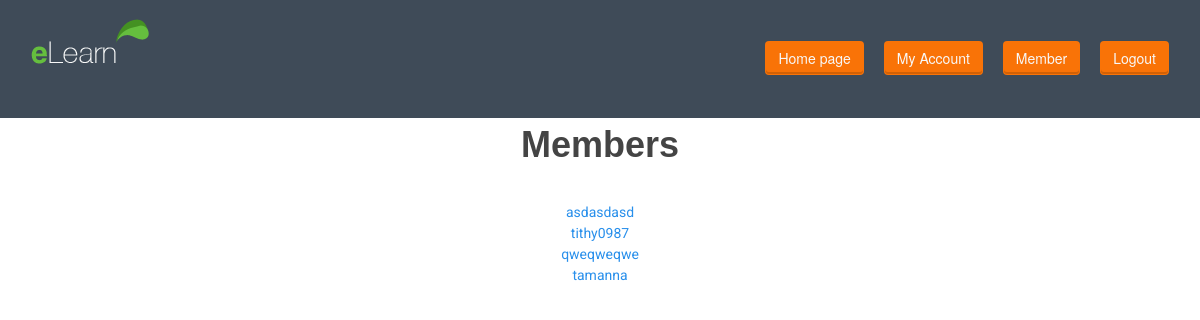
/views/front_end/forum/member.php (signed in), run on the app's committed database.
### tables this page shows
CREATE TABLE `forum_users` (
  `id` int(255) NOT NULL,
  `user` varchar(255) NOT NULL,
  `pass` varchar(255) NOT NULL,
  `email` varchar(255) NOT NULL,
  `replies` int(255) NOT NULL,
  `score` int(255) NOT NULL,
  `topics` int(255) NOT NULL,
  `image` varchar(9999) NOT NULL
);

### views/front_end/forum/member.php (the view, shortened to what this page needs)
<?php
require ('connect.php');
if(@$_SESSION['user']){
?>
    <?php include '../include/header.php' ?>
    <header class="main" style="background-color: #3F4B58;">
        <div class="container">
            <nav class="navbar" role="navigation">
                <div class="navbar-header">
                    <a class="navbar-brand" href="forum.php">
                        <img id="logo"src="../../../resource/front-end/img/logo.png"
                    </a>
                </div>
                <div class="collapse navbar-collapse" color="blue">
                    <div class="navbar-right menu-main" name="logout">
                        <a class="btn btn-theme navbar-btn btn-orange "
                           href="forum.php?action=logout">Logout</a>
                    </div>
                    <div class="navbar-right menu-main" name="logout">
                        <a class="btn btn-theme navbar-btn btn-orange "
                           href="member.php">Member</a>
                    </div>
                    <div class="navbar-right menu-main" name="logout">
                        <a class="btn btn-theme navbar-btn btn-orange "
                           href="account.php">My Account</a>
                    </div>
                    <div class="navbar-right menu-main" name="logout">
                        <a class="btn btn-theme navbar-btn btn-orange "
                           href="forum.php">Home page</a>
                    </div>
                </div>
            </nav>
        </div>
    </header>
    <body>
    <div class="col-md-12">
        <?php
        echo "<center><h1>Members</h1>";
        $check = mysqli_query($link,"SELECT * FROM `forum_users`");
        while($row=mysqli_fetch_assoc($check)){
            $id = $row['id'];
            echo "<a href='profile.php?id=$id'>".$row['user']."</a></br>";
        }
        echo "</center>";
        ?>
    </div>
    </body>
    <?php
    }else {
           echo 'You must be logged in';
    }
    ?>

### resource/front-end/css/style.css (style rules this page uses)
body { background-color:#F4F4F4; color:#565656; font-size:16px; line-height:2; }
a { color:#F97307; text-decoration:none; }
@media (min-width:1200px) { .container { width:970px; } }
.btn { font-family:"Helvetica Neue",Helvetica,Arial,sans-serif !important; font-weight:bold; text-transform:uppercase; border-width:0; transition:all 0.25s ease 0s; }
.btn-theme { padding:16px 38px; box-shadow:0 -4px 0 rgba(0, 0, 0, 0.16) inset; }
.btn-orange { background-color:#F97307; color:#F8F8F8; }
.navbar-btn { padding:6px 20px; border-radius:20px; font-weight:normal; text-transform:none; box-shadow: 0 -2px 0 rgba(0, 0, 0, 0.16) inset }
header.main { padding-top:18px; background-color: rgba(80, 99, 79, 0.22); }
header.main .navbar { margin-bottom:48px; }
header.main nav .navbar-brand { padding:0; }
header.main nav .menu-main { position:relative; top:14px; font-size:14px; }
header.main nav .navbar-btn { margin-left:20px; }

### resource/front-end/asset/css/colors5dfb.css (style rules this page uses)
a, h1 > span:not(.nocolor), h2 > span:not(.nocolor), h3 > span:not(.nocolor), h4 > span:not(.nocolor), h5 > span:not(.nocolor), h6 > span:not(.nocolor), .header-extras li .he-text span, #primary-menu ul li:hover > a, #primary-menu ul li.current > a, #primary-menu div ul li:hover > a, #primary-menu div ul li.current > a, #primary-menu ul ul li:hover > a, #primary-menu ul li .mega-menu-content.style-2 ul.mega-menu-column > li.mega-menu-title > a:hover, #top-cart > a:hover, .top-cart-action span.top-checkout-price, .breadcrumb a:hover, .portfolio-filter li a:hover, .portfolio-desc h3 a:hover, .portfolio-overlay a:hover, #portfolio-navigation a:hover, .entry-title h2 a:hover, .entry-meta li a:hover, .post-timeline .entry:hover .entry-timeline, .post-timeline .entry:hover .timeline-divider, .ipost .entry-title h3 a:hover, .ipost .entry-title h4 a:hover, .spost .entry-title h4 a:hover, .mpost .entry-title h4 a:hover, .comment-content .comment-author a:hover, .product-title h3 a:hover, .single-product .product-title h2 a:hover, .product-price ins, .single-product .product-price, .feature-box.fbox-border .fbox-icon i, .feature-box.fbox-border .fbox-icon img, .feature-box.fbox-plain .fbox-icon i, .feature-box.fbox-plain .fbox-icon img, .process-steps li.active h5, .process-steps li.ui-tabs-active h5, .team-title span, .pricing-box.best-price .pricing-price, .btn-link, .pagination > li > a, .pagination > li > span, .pagination > li > a:hover, .pagination > li > span:hover, .pagination > li > a:focus, .pagination > li > span:focus, .dark .post-timeline .entry:hover .entry-timeline, .dark .post-timeline .entry:hover .timeline-divider, .clear-rating-active:hover { color: #288feb; }

### data on the page
forum_users: user "asdasdasd"
forum_users: user "tithy0987"
forum_users: user "qweqweqwe"
forum_users: user "tamanna"
